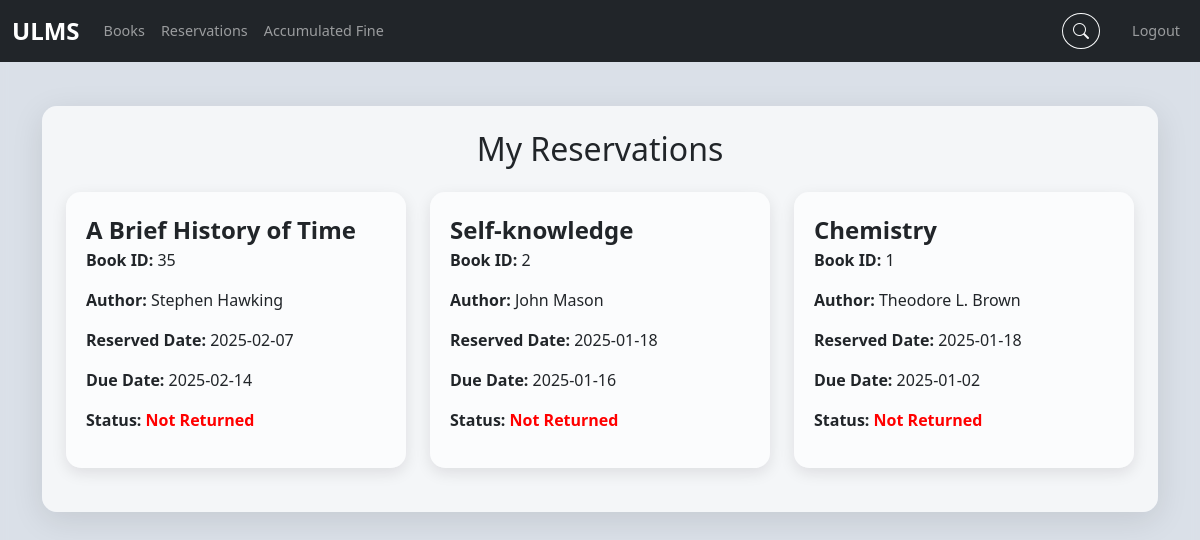
Screenshot of /pages/reservations_student.php (signed in) with the database file from the repository.
### tables this page shows
CREATE TABLE `reservations` (
  `reservation_id` int(11) NOT NULL,
  `book_id` int(11) NOT NULL,
  `user_id` int(11) NOT NULL,
  `reservation_date` date NOT NULL,
  `due_date` date NOT NULL,
  `returned` enum('Yes','No') DEFAULT 'No'
);

CREATE TABLE `books` (
  `book_id` int(11) NOT NULL,
  `title` varchar(200) NOT NULL,
  `author` varchar(200) NOT NULL,
  `genre` varchar(100) DEFAULT NULL,
  `isbn` varchar(20) DEFAULT NULL,
  `thumbnail` varchar(255) DEFAULT NULL,
  `source` enum('api','manual') NOT NULL,
  `reserved` enum('Yes','No') DEFAULT 'No',
  `reserved_by` int(11) DEFAULT NULL
);

### pages/reservations_student.php (the view, shortened to what this page needs)
<?php
$user_id = $_SESSION['user_id'];
?>
<!DOCTYPE html>
<html lang="en">
<head>
    <link href="https://cdn.jsdelivr.net/npm/bootstrap@5.3.2/dist/css/bootstrap.min.css" rel="stylesheet">
</head>
<body style="background-color: #dae0e8;">
<?php include '_navbar.php'; ?>
<div class="container py-4">
    <div class="glass p-4">
        <h2 class="text-center mb-4">My Reservations</h2>
        <div class="row">
            <?php
            $query = "SELECT  b.book_id, b.title, b.author, r.reservation_date, r.due_date, r.reservation_id,
                                         CASE
                                            WHEN r.returned = 'No' THEN 'Not Returned'
                                            ELSE 'Returned'
                                         END AS status
                                  FROM books b
                                  JOIN reservations r ON b.book_id = r.book_id
                                  WHERE r.user_id = '$user_id'
                                  ORDER BY r.reservation_id DESC";
            $result = mysqli_query($conn, $query);
            if (mysqli_num_rows($result) > 0) {
                while ($row = mysqli_fetch_assoc($result)) {
                    $statusClass = $row['status'] == 'Returned' ? 'status-returned' : 'status-not-returned';
                    echo "
                        <div class='col-md-4'>
                            <div class='reservation-card'>
                                <div class='card-header'>
                                    {$row['title']}
                                </div>
                                <div class='card-body'>
                                    <p><strong>Book ID:</strong> {$row['book_id']}</p>
                                    <p><strong>Author:</strong> {$row['author']}</p>
                                    <p><strong>Reserved Date:</strong> {$row['reservation_date']}</p>
                                    <p><strong>Due Date:</strong> {$row['due_date']}</p>
                                    <p><strong>Status:</strong> <span class='$statusClass'>{$row['status']}</span></p>
                                </div>
                            </div>
                        </div>
                    ";
                }
            } else {
                echo "<p class='text-center'>No reservations found.</p>";
            }
            ?>
        </div>
    </div>
</div>
</body>
</html>

### pages/reservations_student.php (style rules this page uses)
body { backdrop-filter: blur(5px); min-height: 100vh; }
.glass { background: rgba(255, 255, 255, 0.7); box-shadow: 0 8px 32px rgba(0, 0, 0, 0.1); border-radius: 15px; padding: 20px; margin: 20px 0; }
.reservation-card { background: rgba(255, 255, 255, 0.6); box-shadow: 0px 5px 15px rgba(0, 0, 0, 0.1); border-radius: 15px; padding: 20px; margin-bottom: 20px; transition: transform 0.3s ease, box-shadow 0.3s ease; }
.card-header { background-color: rgba(0, 123, 255, 0.1); border-bottom: none; font-weight: bold; font-size: x-large; }
.card-body { border-radius: 15px; }
.status-not-returned { color: red; font-weight: bold; }

### rows the page displays
reservations: book.title "A Brief History of Time", book.book_id "35", book.author "Stephen Hawking", reservation_date "2025-02-07", due_date "2025-02-14", status "Not Returned"
reservations: book.title "Self-knowledge", book.book_id "2", book.author "John Mason", reservation_date "2025-01-18", due_date "2025-01-16", status "Not Returned"
reservations: book.title "Chemistry", book.book_id "1", book.author "Theodore L. Brown", reservation_date "2025-01-18", due_date "2025-01-02", status "Not Returned"
